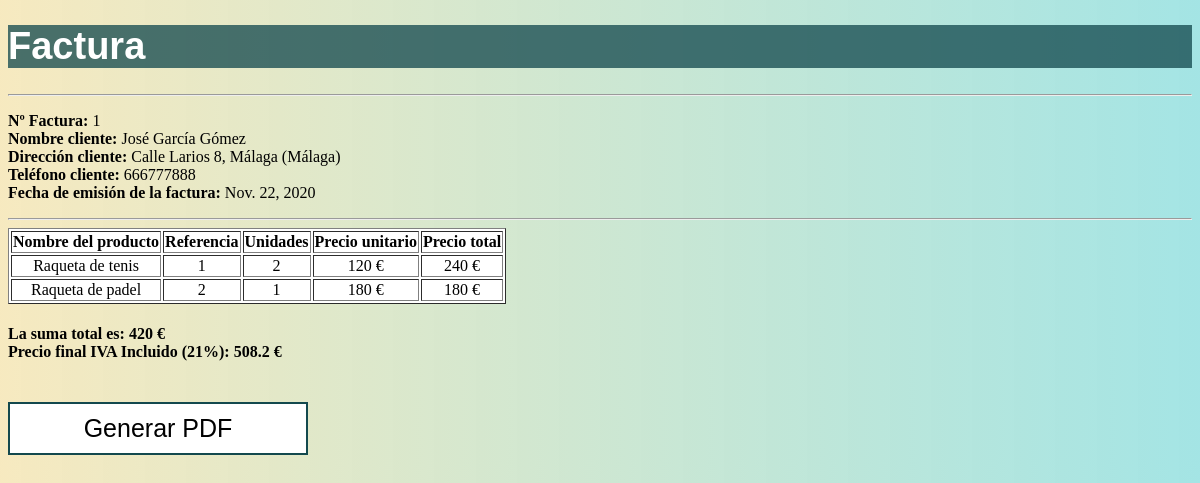
/factura/1, run on the app's committed database.
### factura/models.py (models this page shows, shortened)
class Factura(models.Model):
    num = models.AutoField(primary_key=True)
    anio = models.IntegerField(verbose_name='Año')
    fecha_emision = models.DateField()
    cliente_nombre = models.CharField(max_length=30)
    cliente_direccion = models.CharField(max_length=50)
    cliente_telefono = models.IntegerField()

class LineaFactura(models.Model):
    id_linea = models.AutoField(primary_key=True)
    producto = models.ForeignKey(
        Producto,
        on_delete=models.PROTECT,
        )
    unidades = models.IntegerField()
    factura = models.ForeignKey(
        Factura,
        on_delete=models.PROTECT,
        )
    def precio_total(self):
        pt = self.unidades * self.producto.precio_unitario
        return pt

class Producto(models.Model):
    ref_producto = models.AutoField(primary_key=True)
    nombre_producto = models.CharField(max_length=30)
    descripcion_producto = models.CharField(max_length=250, blank=True, null=True)
    precio_unitario = models.IntegerField()
    seccion = models.CharField(max_length=30)

### factura/views.py (the view)
# urls.py: path('factura/<int:num>', views.factura_detalle),
def factura_detalle(request,num):
    psum=0
    for i in LineaFactura.objects.filter(factura=num):
        psum = psum + i.precio_total()
    ptiva = round(psum*1.21,2)
    contenido = {
        'factura': Factura.objects.get(pk=num),
        'linea_f': LineaFactura.objects.filter(factura=num),
        'psum': psum,
        'ptiva': ptiva,
    }
    return render(request, 'factura/factura_detalle.html', contenido)

### factura/templates/factura/factura_detalle.html (shortened to what this page needs)
{% extends 'factura/base.html' %}
{% block content %}
<h1 class="title">Factura</h1>
<hr>
    <p><strong>Nº Factura:</strong> {{ factura.pk }}<br>
        <strong>Nombre cliente:</strong> {{ factura.cliente_nombre }}<br>
        <strong>Dirección cliente:</strong> {{ factura.cliente_direccion }}<br>
        <strong>Teléfono cliente:</strong> {{ factura.cliente_telefono }}<br>
        <strong>Fecha de emisión de la factura:</strong> {{ factura.fecha_emision }}
    </p>
<hr>
<div><table class="table" border="1">
    <thead class="thead-dark">
        <tr>
            <th scope="col">  Nombre del producto  </th>
            <th scope="col">  Referencia  </th>
            <th scope="col">  Unidades  </th>
            <th scope="col">  Precio unitario  </th>
            <th scope="col">  Precio total  </th>
        </tr>
    </thead>
    <tbody>
        {% for l in linea_f %}
        <tr>
            <td>{{ l.producto.nombre_producto }}</td>
            <td>{{ l.producto.ref_producto }}</td>
            <td>{{ l.unidades }}</td>
            <td>{{ l.producto.precio_unitario }} €</td>
            <td>{{ l.precio_total }} €</td>
        </tr>
        {% endfor %}
    </tbody>
</table>
</div>
<h4>
La suma total es: {{ psum }} €<br>
Precio final IVA Incluido (21%): {{ ptiva }} €
</h4>
<form id="my-form">
    <div>
        <a href='{{ factura.pk }}/pdf'>
            <button class="button button1" id= "button1" type="button">Generar PDF</button></a>
    </div>
</form>
{% endblock content %}

### factura/templates/factura/base.html (style rules this page uses)
body { background-image: linear-gradient(90deg, rgba(238, 212, 129, 0.5), rgba(107, 212, 212, 0.616)), url("https://images.unsplash.com/photo-1454165804606-c3d57bc86b40?ixlib=rb-1.2.1&ixid=MXwxMjA3fDB8MHxwaG90by1wYWdlfHx8fGVufDB8fHw%3D&auto=format&fit=crop&w=750&q=80"); background-size: cover; text-align: center; }
h1 { background-color: rgba(19, 73, 78, 0.76); color: white; font-family: Arial, "Helvetica Neue", Helvetica, sans-serif; font-size: 38px; }
#my-form { display: flex; flex-direction: column; }
.button { display: inline-block; border: none; color: white; padding: 10px; text-align: center; text-decoration: none; font-size: 25px; transition-duration: 1s; cursor: pointer; margin-top: 20px; width: 300px; height: auto; }
.button1 { background-color: white; color: black; border: 2px solid rgb(19, 73, 78); }

### factura/templates/factura/factura_detalle.html (style rules this page uses)
body { text-align: left; }
table { background-color: white; text-align: center; }

### data on the page
Factura: pk "1", cliente_nombre "José García Gómez", cliente_direccion "Calle Larios 8, Málaga (Málaga)", cliente_telefono "666777888", fecha_emision "Nov. 22, 2020"
LineaFactura: producto.nombre_producto "Raqueta de tenis", producto.ref_producto "1", unidades "2", producto.precio_unitario "120", precio_total "240"
LineaFactura: producto.nombre_producto "Raqueta de padel", producto.ref_producto "2", unidades "1", producto.precio_unitario "180", precio_total "180"

### other printed values
{{ psum }} "420"
{{ ptiva }} "508.2"
